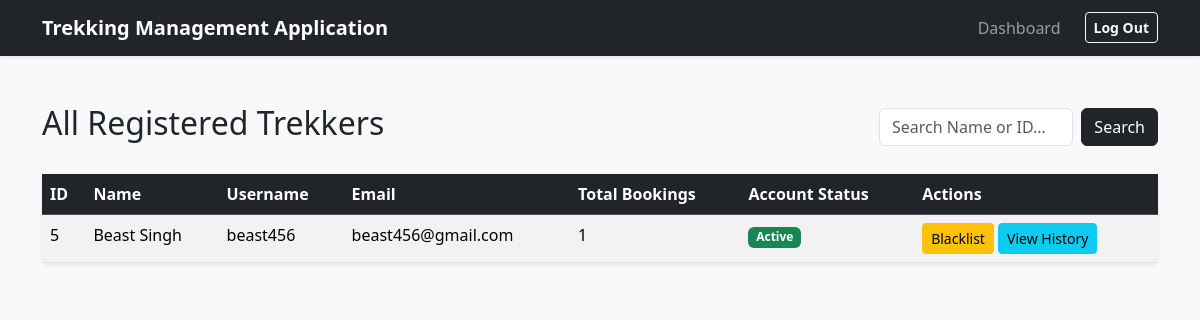
The page /admin/trekkers (signed in) on the database as committed earlier.
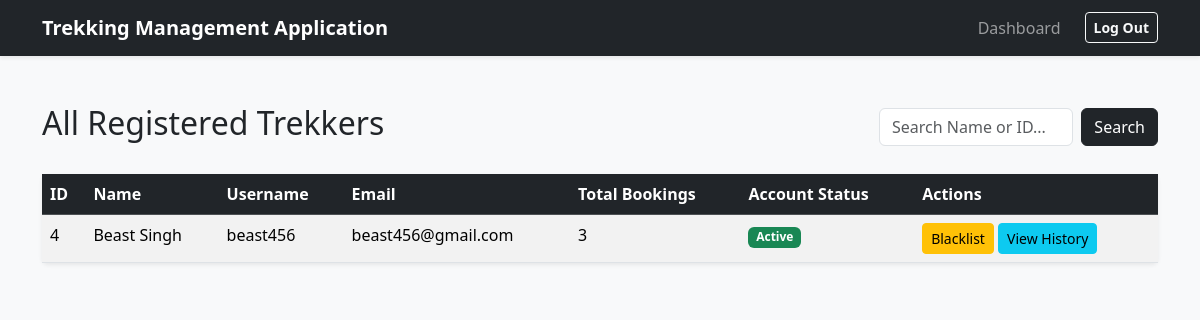
The same page on the database as committed later.
### app/models.py (models this page shows)
class User(db.Model):
    __tablename__ = "users"
    id = db.Column(db.Integer, primary_key=True)
    username = db.Column(db.String(80), unique=True, nullable=False)
    email_id = db.Column(db.String(120), nullable=False)
    password_hash = db.Column(db.String(256), unique=True, nullable=False)
    name = db.Column(db.String(80), nullable=False)
    role = db.Column(db.String(20), nullable=False)
    is_blacklisted = db.Column(db.Boolean, default=False)
    staff_profile = db.relationship('StaffProfile', backref='user', uselist=False, cascade='all, delete-orphan') # userlist =False strictly enforces a 1-to-1 relatiosnhip b/w users and staff_profiles table
    bookings = db.relationship('Booking', backref='trekker', lazy=True) # lazy=True Parameter is used tell SQLAlchemy that until i specifically state a python code like user.bookings do not run SQL Query

### app/routes/admin.py (the view)
@admin_bp.route('/trekkers')
def manage_trekkers():
    search_term = request.args.get('search')
    query = models.User.query.filter_by(role='Trekker')
    if search_term:
        if search_term.isdigit():
            query = query.filter(models.User.id == int(search_term))
        else:
            query = query.filter(models.User.name.ilike(f"%{search_term}%"))
    trekkers_list = query.all() # If there is no search term we give all the Trekkers to admin
    return render_template('/admin/trekkers/manage_trekkers.html', all_trekkers=trekkers_list)

### app/routes/admin.py (called while the page is built)
@admin_bp.before_request
def admin_access():
    if 'user_id' not in session:
        flash("Access denied. Please login first")
        return redirect(url_for('auth.login'))
    if session.get('role') != 'Admin':
        flash("Not an Administrator")
        return redirect(url_for('auth.login'))

### app/templates/admin/trekkers/manage_trekkers.html (shortened to what this page needs)
{% extends "base.html" %}
{% block content %}
    <div class="d-flex justify-content-between align-items-center mb-4">
        <h2>All Registered Trekkers</h2>
        <form action="{{ url_for('admin.manage_trekkers') }}" method="GET" class="d-flex w-25">
            <input type="text" name="search" class="form-control me-2" placeholder="Search Name or ID..." value="{{ request.args.get('search', '') }}">
            <button type="submit" class="btn btn-dark">Search</button>
        </form>
    </div>
    <table class="table table-striped table-hover shadow-sm bg-white rounded">
        <thead class="table-dark">
            <tr>
                <th>ID</th>
                <th>Name</th>
                <th>Username</th>
                <th>Email</th>
                <th>Total Bookings</th>
                <th>Account Status</th>
                <th>Actions</th>
            </tr>
        </thead>
        <tbody>
            {% for trekker in all_trekkers %}
            <tr>
                <td>{{ trekker.id }}</td>
                <td>{{ trekker.name }}</td>
                <td>{{ trekker.username }}</td>
                <td>{{ trekker.email_id }}</td>
                <td>{{ trekker.bookings | length }}</td>
                <td>
                    {% if trekker.is_blacklisted %}
                        <span class="badge bg-danger">Blacklisted</span>
                    {% else %}
                        <span class="badge bg-success">Active</span>
                    {% endif %}
                </td>
                <td>
                    <form action="{{ url_for('admin.toggle_trekker_status', trekker_id=trekker.id) }}" method="POST" class="d-inline">
                        <button type="submit" class="btn btn-sm btn-warning">
                            {% if trekker.is_blacklisted %}
                                Unblacklist
                            {% else %}
                                Blacklist
                            {% endif %}
                        </button>
                    </form>
                    <a href="{{ url_for('admin.view_trekker_history', trekker_id=trekker.id) }}" class="btn btn-sm btn-info">View History</a>
                </td>
            </tr>
            {% else %}
            <tr>
                <td colspan="7" class="text-center text-muted py-4"> Currently no Trekkers exist.</td>
            </tr>
            {% endfor %}
        </tbody>
    </table>
{% endblock %}

Rows that differ between the two databases and show on the page:
removed User: id "5", name "Beast Singh", username "beast456", email_id "beast456@gmail.com", bookings|length "1", is_blacklisted "Active"
now on this page (row edited): User: id "4", name "Beast Singh", username "beast456", email_id "beast456@gmail.com", bookings|length "3", is_blacklisted "Active"
